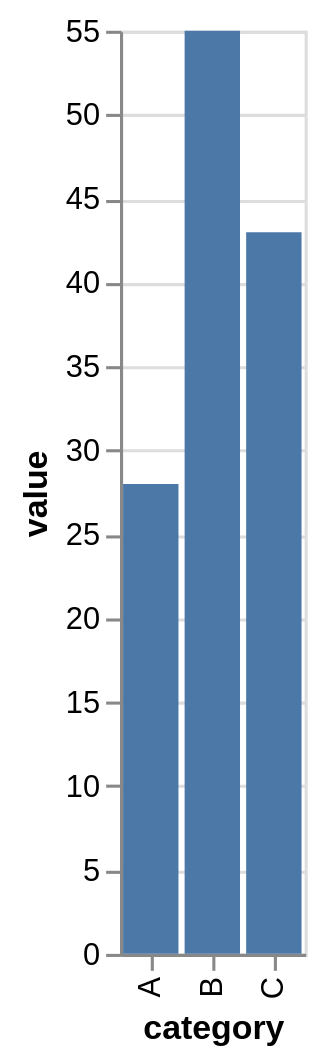

The Vega-Lite source for this figure:
### Vega-Lite specification from a JSON file in a GitHub repository (floating-point values rounded to 4 significant figures)
{"$schema": "https://vega.github.io/schema/vega-lite/v6.json", "description": "A simple bar chart with embedded data.", "data": {"values": [{"category": "A", "value": 28}, {"category": "B", "value": 55}, {"category": "C", "value": 43}]}, "mark": "bar", "encoding": {"x": {"field": "category", "type": "nominal"}, "y": {"field": "value", "type": "quantitative"}}}
